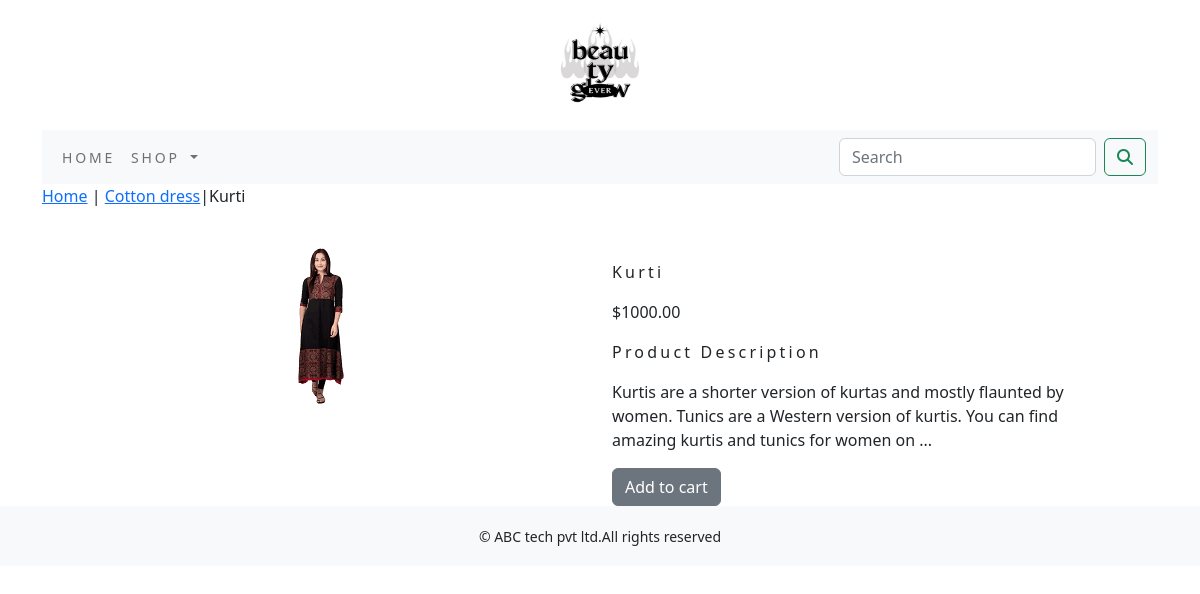
Screenshot of /shop/cotton-dress/kurti/ with the database file from the repository.
### shop/models.py (models this page shows, shortened)
class Product(models.Model):
    name=models.CharField(max_length=250,unique=True)
    slug=models.SlugField(max_length=250,unique=True)
    description = models.TextField(blank=True)
    price=models.DecimalField(max_digits=10,decimal_places=2)
    category=models.ForeignKey(Category,on_delete=models.CASCADE)
    image=models.ImageField(upload_to='product',blank=True)
    stock=models.IntegerField()
    available=models.BooleanField(default=True)
    created=models.DateTimeField(auto_now_add=True)
    updated=models.DateTimeField(auto_now=True)
    class Meta:
        ordering=('name',)
        verbose_name='product'
        verbose_name_plural='products'

class Category(models.Model):
    name=models.CharField(max_length=250,unique=True)
    slug=models.SlugField(max_length=250,unique=True)
    description=models.TextField(blank=True)
    image=models.ImageField(upload_to='category',blank=True)
    class Meta:
        ordering=('name',)
        verbose_name='category'
        verbose_name_plural='categories'
    def get_url(self):
        return reverse('shop:products_by_category',args=[self.slug])
    def __str__(self):
        return '{}' .format(self.name)

### shop/views.py (the view)
# urls.py: path('<slug:c_slug>/<slug:product_slug>/', views.proDetail, name='prodCatdetail')
def proDetail(request,c_slug,product_slug):
    try:
        product=Product.objects.get(category__slug=c_slug,slug=product_slug)
    except Exception as e:
        raise e
    return render(request,'product.html',{'product':product})

### cart/context_processors.py (called while the page is built)
def counter(request):
    item_count=0
    if 'admin' in request.path:
        return{}
    else:
        try:
            cart=Cart.objects.filter(cart_id=_cart_id(request))
            cart_items=CartItem.objects.all().filter(cart=cart[:1])
            for cart_item in cart_items:
                item_count +=cart_item.quantity
        except Cart.DoesNotExist:
            item_count=0
    return dict(item_count=item_count)

### cart/views.py (called while the page is built)
def _cart_id(request):
    cart=request.session.session_key
    if not cart:
        cart=request.session.create()
    return cart

### shop/context_processors.py (called while the page is built)
def menu_links(request):
    links=Category.objects.all()
    return dict(links=links)

### templates/product.html (shortened to what this page needs)
{% extends 'base.html' %}
{% load static %}
{% block content %}
<div class="row my_prod_row_class">
  <div class="mx-auto">
    <p><a href="{% url 'shop:allProductCat' %}">Home</a> | <a href="{{product.category.get_url}}">{{product.category}}</a>|{{product.name}} </p>
  </div>
</div>
<div class="container">
<br>
<div class="row">
    <div class="col-12 col-sm-12 col-md-12 col-lg-6 text-center">
        <div style="min-width:18rem;">
            <img src="{{product.image.url}}" alt="{{product.name}}">
        </div>
    </div>
    <div class="col-12 col-sm-12 col-md-12 col-lg-6">
        <div>
        <h1 class="my_prod_title">{{product.name}}</h1>
        <p>${{product.price}}</p>
        <p class="my_title">Product Description</p>
        <p class="text-justify my_prod_text">{{product.description}}</p>
        {% if product.stock <= 0 %}
        <p class="text-justify my_prod_text"><b> Out of stock</b></p>
        {% else %}
        <a class="btn btn-secondary" href="{% url 'cart:add_cart' product.id %}">Add to cart</a>
        {% endif %}
    </div>
        </div>
</div>
</div>
{% endblock %}

### static/css/custom.css (style rules this page uses)
body { font-family: 'Roboto', sans-serif; }
.my_title { font_size:10px; text_transform:uppercase; letter-spacing:.2em; }
.my_prod_title { font-size:16px; text_transform:uppercase; letter-spacing:.2em; padding-top:15px; padding-bottom:10px; }
.my_prod_text { padding-right:20px; }

### rows the page displays
Product: category "Cotton dress", name "Kurti", image (picture), price "1000.00", description "Kurtis are a shorter version of kurtas and mostly flaunted by women. Tunics are a Western version of kurtis. You can find amazing kurtis and tunics for women on ..."
